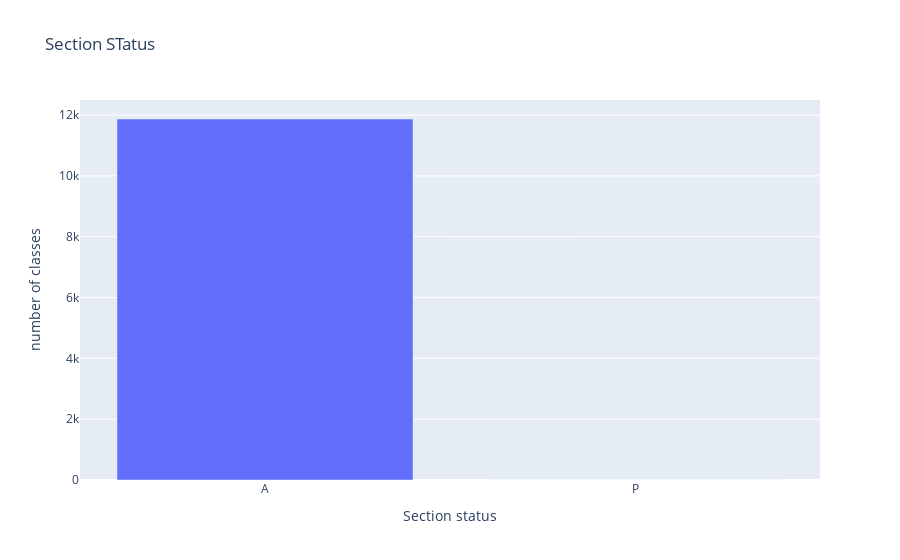

Source (notebook cell):
### Code cell
fig =go.Figure(data =[go.Bar(x=courses_df['Section Status'].value_counts().index, y = courses_df['Section Status'].value_counts())])
fig.update_layout(
    title= "Section STatus ",
    xaxis_title= "Section status",
    yaxis_title = 'number of classes'
)

### Figure 1 — Plotly figure (JSON) as saved in the notebook; plotly's stock layout.template omitted (floating-point values rounded to 4 significant figures)
{"data": [{"type": "bar", "x": ["A", "P"], "y": [11869, 2]}], "layout": {"title": {"text": "Section STatus "}, "xaxis": {"title": {"text": "Section status"}}, "yaxis": {"title": {"text": "number of classes"}}}}
